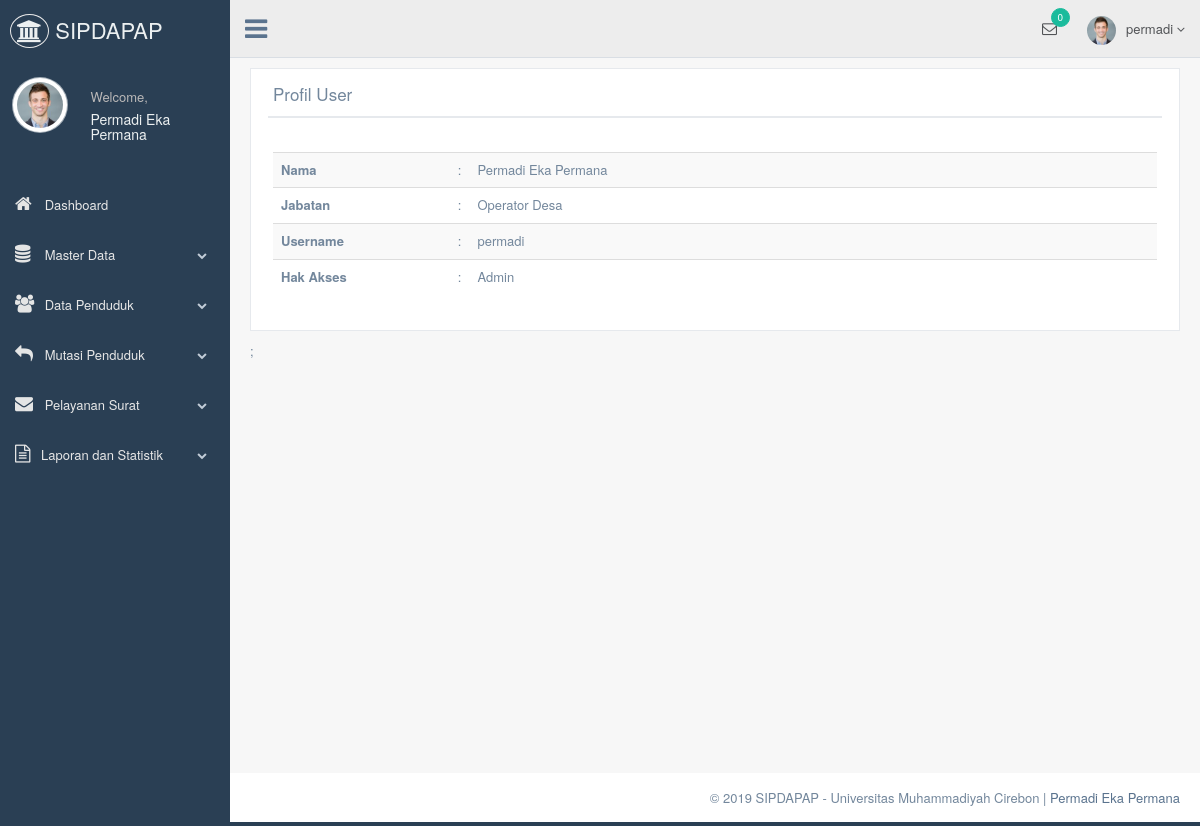
The page /pages/media.php?module=profile (signed in) on the database its author committed.
### tables this page shows
CREATE TABLE perangkat_desa
(
	id_perangkatdesa VARCHAR(11) NOT NULL PRIMARY KEY,
	id_user VARCHAR(11) NOT NULL,
	nama VARCHAR(40) NOT NULL,
	id_jabatan VARCHAR(7) NOT NULL
);

CREATE TABLE jabatan
(
	id_jabatan VARCHAR(7) NOT NULL PRIMARY KEY,
	jabatan VARCHAR(30) NOT NULL
);

CREATE TABLE users
(
	id_user VARCHAR(11) NOT NULL PRIMARY KEY,
	id_penduduk VARCHAR(11) NULL,
	username VARCHAR(20) NOT NULL,
	password VARCHAR(40) NOT NULL,
	id_level VARCHAR(7) NOT NULL,
	blokir CHAR(1) NOT NULL
);

CREATE TABLE level
(
	id_level VARCHAR(7) NOT NULL PRIMARY KEY,
	level VARCHAR(15) NOT NULL
);

### pages/modul/mod_profile/profile.php (the view, shortened to what this page needs)
<?php
$perangkatdesa = mysql_query("SELECT * FROM `perangkat_desa`
                            INNER JOIN `jabatan` ON `perangkat_desa`.`id_jabatan` = `jabatan`.`id_jabatan`
                            INNER JOIN `users` ON `users`.`id_user` = `perangkat_desa`.`id_user`
                            INNER JOIN `level` ON `users`.`id_level` = `level`.`id_level`
                            WHERE users.id_user='$_SESSION[id_user]'
                            ");
$profil = mysql_fetch_array($perangkatdesa);
echo "
<div role='main'>
  <div class='clearfix'></div>
    <div class='row'>
      <div class='col-md-12 col-sm-12 col-xs-12'>
        <div class='x_panel'>
          <div class='x_title'>
            <h2>Profil User</h2>
            <div class='clearfix'></div>
          </div>
          <div class='x_content'>
          <br>";
          if ($_SESSION['leveluser']=='Admin' OR $_SESSION['leveluser']=='Operator' OR $_SESSION['leveluser']=='Kepaladesa'){
            echo"
          <table class='table table-striped'>
        <tr>
          <th width='20%'>Nama</th>
          <td width='1%'>:</td>
          <td>$profil[nama]</td>
        </tr>
        <tr>
          <th>Jabatan</th>
          <td>:</td>
          <td>$profil[jabatan]</td>
        </tr>
        <tr>
          <th>Username</th>
          <td>:</td>
          <td>
            $profil[username]
          </td>
        </tr>
        <tr>
          <th>Hak Akses</th>
          <td>:</td>
          <td>$profil[level]</td>
        </tr>
      </table>";
      }
      echo"
          </div>
        </div>
      </div>
    </div>
  </div>
</div>;"
?>

### rows shown on the page
perangkat_desa: nama "Permadi Eka Permana", id_jabatan.jabatan "Operator Desa", id_user.username "permadi", level.level "Admin"

### other values the page prints
$_SESSION[namalengkap] "Permadi Eka Permana"
$_SESSION[namauser] "permadi"
$suratpending "0"
